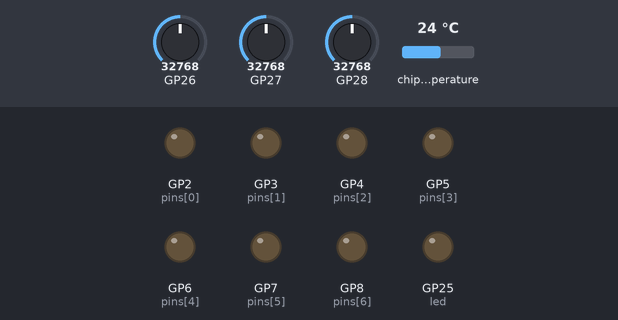
A program run on a simulated Raspberry Pi Pico running MicroPython. Shown: output pins drawn as LEDs (lit = HIGH). Inputs (shaded band) come from the test bench; at power-on: GP26 = 32768, GP27 = 32768, GP28 = 32768, chip temperature 24 °C (analog values on the 0–65535 scale). WiFi joins after 1.5 s; a WiFi scan finds one network, HomeNet; what the program prints to the serial console is not drawn. At 20.8 s the program stops and its outputs stay as they are.

Above: at 0.1 s.
At 4.85 s:
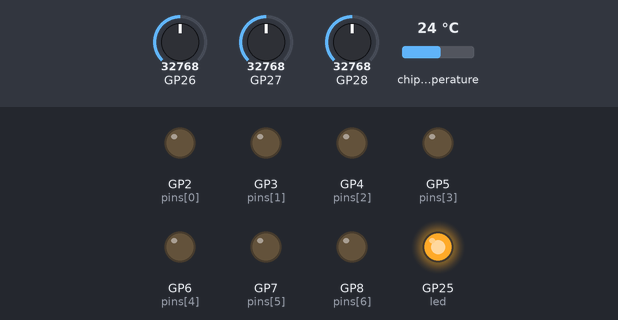
At 11.48 s:
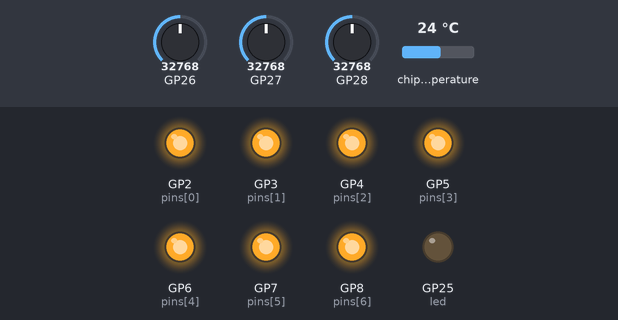
At 12.54 s:
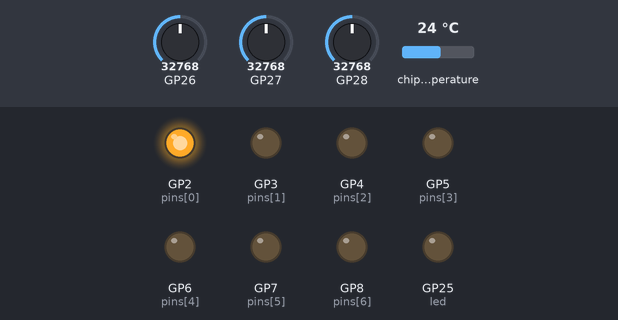
At 14.61 s:
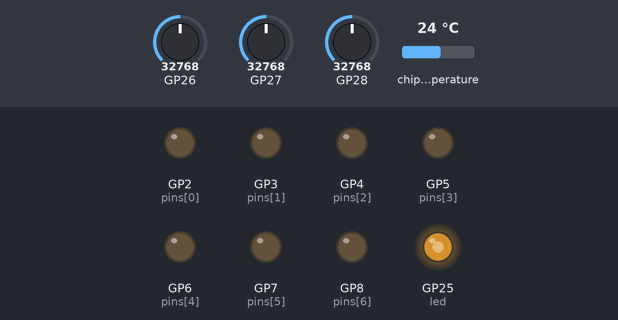
At 15.41 s:
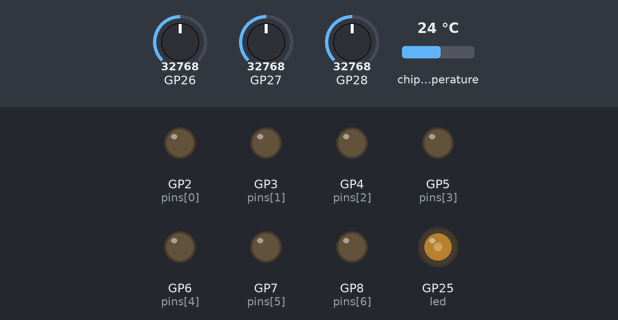
Timing chart, 0 to 17.2 s (numbered marks = the images above):
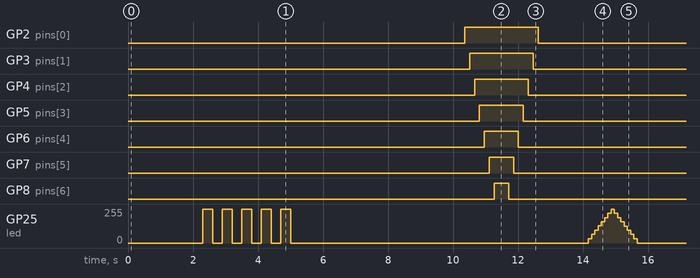

The program:

pico2w_demo.py
```python
"""
Raspberry Pi Pico 2 W Demo
==========================
Tests emulator features specific to the Pico 2 W (RP2350).
Select "Raspberry Pi Pico 2 W" in the board dropdown before running.

Run via VS Code: Right-click -> "Run in MicroPython Emulator"
"""

import utime
from machine import Pin, PWM, ADC, I2C


def announce(title: str) -> None:
    """Print demo section header."""
    print("\n" + "=" * 50)
    print(f"  {title}")
    print("=" * 50)
    utime.sleep_ms(300)


# =============================================================================
# Pico 2 W LED
# =============================================================================

def demo_led_blink():
    """Blink the onboard LED."""
    announce("Pico 2 W LED Blink")

    print("  Pico 2 W uses 'LED' identifier")
    print("  Based on RP2350 chip with improved performance")
    print("  Watch it blink 5 times...")

    led = Pin("LED", Pin.OUT)

    for i in range(5):
        print(f"    Blink {i+1}/5")
        led.on()
        utime.sleep_ms(300)
        led.off()
        utime.sleep_ms(300)

    print("  Done!")


# =============================================================================
# Pico 2 W WiFi
# =============================================================================

def demo_wifi():
    """Test WiFi functionality."""
    announce("Pico 2 W WiFi")

    print("  Pico 2 W has improved WiFi!")

    import network

    wlan = network.WLAN(network.STA_IF)

    print("\n  Activating WiFi...")
    wlan.active(True)
    utime.sleep_ms(300)

    print("  Scanning for networks...")
    networks = wlan.scan()

    print(f"\n  Found {len(networks)} network(s):")
    for net in networks[:5]:
        ssid = net[0].decode() if isinstance(net[0], bytes) else net[0]
        print(f"    📶 {ssid}")
        utime.sleep_ms(150)

    print("\n  Connecting to 'TestNetwork'...")
    wlan.connect("TestNetwork", "password123")

    if wlan.isconnected():
        config = wlan.ifconfig()
        print(f"  Connected! IP: {config[0]}")

    print("\n  Done!")


# =============================================================================
# Pico 2 W GPIO
# =============================================================================

def demo_gpio():
    """Test GPIO pins."""
    announce("Pico 2 W GPIO Pins")

    print("  RP2350 has enhanced GPIO features")
    print("  Testing GP2-GP8...")

    pins = [Pin(i, Pin.OUT) for i in range(2, 9)]

    for i, pin in enumerate(pins):
        print(f"    GP{i+2} ON")
        pin.on()
        utime.sleep_ms(150)

    utime.sleep_ms(300)

    for i, pin in enumerate(reversed(pins)):
        print(f"    GP{8-i} OFF")
        pin.off()
        utime.sleep_ms(150)

    print("  Done!")


# =============================================================================
# Pico 2 W PWM
# =============================================================================

def demo_pwm():
    """Test PWM functionality."""
    announce("Pico 2 W PWM")

    print("  Testing PWM on LED pin...")

    pwm = PWM(Pin("LED"))
    pwm.freq(1000)

    print("  Fading up...")
    for duty in range(0, 65535, 8192):
        pwm.duty_u16(duty)
        utime.sleep_ms(100)

    print("  Fading down...")
    for duty in range(65535, 0, -8192):
        pwm.duty_u16(duty)
        utime.sleep_ms(100)

    pwm.deinit()
    print("  Done!")


# =============================================================================
# Pico 2 W I2C
# =============================================================================

def demo_i2c():
    """Scan the I2C bus."""
    announce("Pico 2 W I2C Bus")

    print("  I2C0: SDA=GP0, SCL=GP1")

    i2c = I2C(0, scl=Pin(1), sda=Pin(0), freq=400000)

    print("  Scanning...")
    devices = i2c.scan()

    if devices:
        print(f"\n  Found {len(devices)} device(s):")
        for addr in devices:
            print(f"    0x{addr:02X}")
    else:
        print("  No devices found")

    print("\n  Done!")


# =============================================================================
# Pico 2 W ADC
# =============================================================================

def demo_adc():
    """Read ADC values."""
    announce("Pico 2 W ADC")

    print("  RP2350 has improved ADC accuracy")

    channels = [
        ("GP26", ADC(26)),
        ("GP27", ADC(27)),
        ("GP28", ADC(28)),
        ("Temp", ADC(4)),
    ]

    for _ in range(3):
        print()
        for name, adc in channels:
            raw = adc.read_u16()
            voltage = raw * 3.3 / 65535
            print(f"    {name}: {voltage:.2f}V")
        utime.sleep_ms(500)

    print("\n  Done!")


# =============================================================================
# Main
# =============================================================================

if __name__ == "__main__":
    print("\n" + "=" * 50)
    print("  🍓 RASPBERRY PI PICO 2 W DEMO")
    print("=" * 50)
    print("\n  Make sure 'Raspberry Pi Pico 2 W' is selected!")
    utime.sleep_ms(2000)

    demos = [
        demo_led_blink,
        demo_wifi,
        demo_gpio,
        demo_pwm,
        demo_i2c,
        demo_adc,
    ]

    for demo in demos:
        try:
            demo()
            utime.sleep_ms(1000)
        except Exception as e:
            print(f"  Error: {e}")

    print("\n" + "=" * 50)
    print("  🎉 PICO 2 W DEMO COMPLETE!")
    print("=" * 50)
```

Measured:
- by itself, GP2 (pins[0]): LOW → HIGH at 10.4 s, → LOW 2.3 s later
- by itself, GP3 (pins[1]): LOW → HIGH at 10.5 s, → LOW 2.0 s later
- by itself, GP4 (pins[2]): LOW → HIGH at 10.7 s, → LOW 1.7 s later
- by itself, GP5 (pins[3]): LOW → HIGH at 10.8 s, → LOW 1.4 s later
- by itself, GP6 (pins[4]): LOW → HIGH at 11.0 s, → LOW 1.1 s later
- by itself, GP7 (pins[5]): LOW → HIGH at 11.1 s, → LOW 0.75 s later
- by itself, GP8 (pins[6]): LOW → HIGH at 11.3 s, → LOW 0.45 s later
- by itself, GP25 (led): 0/255 → 255/255 at 2.3 s, → 0/255 0.30 s later, → 255/255 0.30 s later, → 0/255 0.30 s later, … (26 changes in this stretch)
